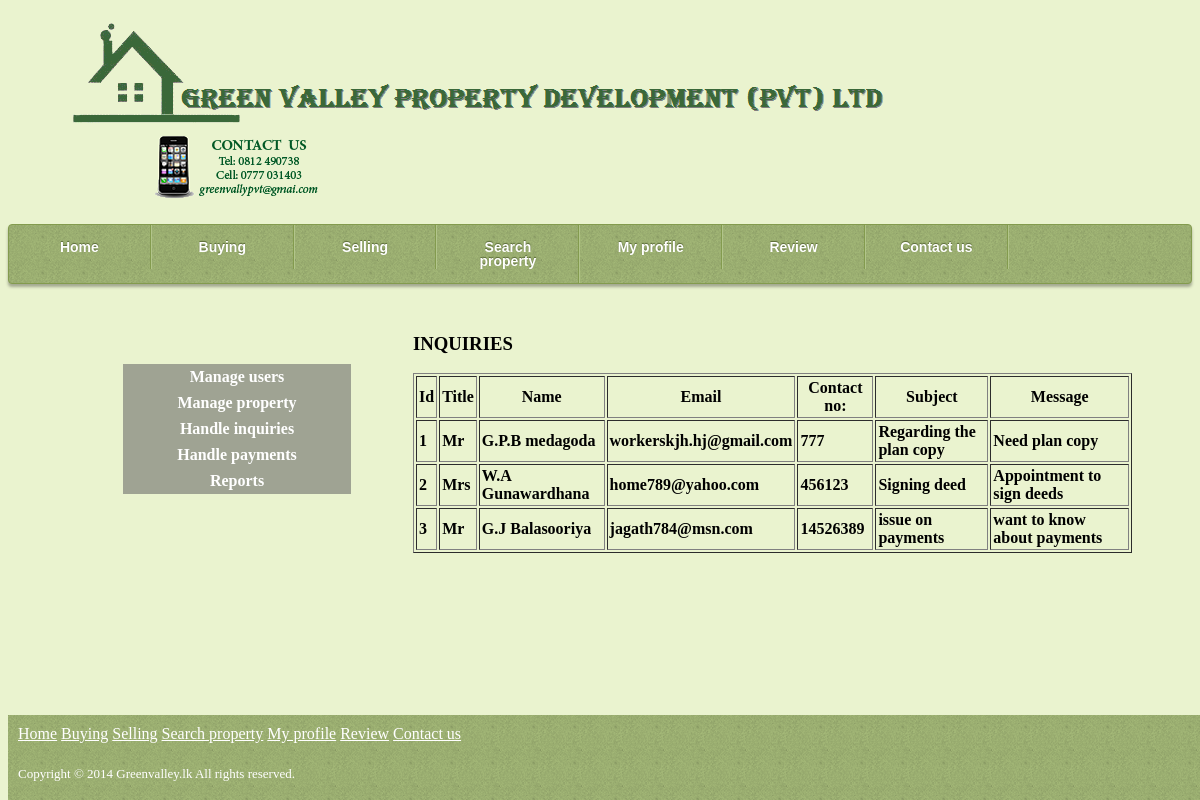
The page /admin/view/view_inquiries.php on the database its author committed.
### tables this page shows
CREATE TABLE IF NOT EXISTS `inquiry` (
  `inquiry_id` int(30) NOT NULL AUTO_INCREMENT,
  `title` varchar(10) NOT NULL,
  `name` varchar(50) NOT NULL,
  `email` varchar(30) NOT NULL,
  `telephone` int(30) NOT NULL,
  `subject` varchar(255) NOT NULL,
  `message` varchar(255) NOT NULL,
  PRIMARY KEY (`inquiry_id`)
);

### common/conn.php (called while the page is built, shortened)
<?php
class Dbconnect{
function query($sql){
    $result=mysql_query($sql) or die("could not execute the query");
    return $result;
    }
}
?>

### admin/model/admin.php (called while the page is built, shortened)
<?php
require_once '../../common/conn.php';
class Admin {
    function getAllInquiries() {
        $db = new Dbconnect();
        $sql = "select * from inquiry limit 1000";
        $result = $db->query($sql);
        return $result;
    }
}
?>

### admin/view/view_inquiries.php (the view, shortened to what this page needs)
<!doctype html>
<html>
<head>
    <link rel="stylesheet" type="text/css" href="../../common/CSS/home.css">
	<link rel="stylesheet" type="text/css" href="../../common/CSS/menu_bar.css">
    <link rel="stylesheet" type="text/css" href="../../common/CSS/button.css">
    <link rel="stylesheet" type="text/css" href="../../common/CSS/dropdown.css">
    <link rel="stylesheet" type="text/css" href="../../common/CSS/dropdown_menu.css">
</head>
<body  bgcolor="#EAF3CF">
<div class="header">
<div class="header">
	<img src="../../common/images/myBanner.png"  style="margin-left:50px"/><span>
    <img src="../../common/images/contact.png" style="margin-left:140px"/></span> </div>
        </div>
<div class="menu_bar" align="center" id="cssmenu">
	<ul>
	  <li class='active'><a href='index.php'><span>Home</span></a></li>
	  <li><a href='#'><span>Buying</span></a></li>
	  <li><a href='#'><span>Selling</span></a></li>
	  <li><a href="../../property/view/search_property.php"><span>Search property</span></a></li>
	  <li><a href='#'><span>My profile</span></a></li>
	  <li><a href='#'><span>Review</span></a></li>
	  <li class='last'><a href='#'><span>Contact us</span></a></li>
  </ul>
</div>
<div class="content">
  <div class="left_box">
        <ul>
            <li><a href="add_user.php">Manage users</a></li>
            <li><a href="#">Manage property</a></li>
            <li><a href="view_inquiries.php">Handle inquiries</a></li>
            <li><a href="#">Handle payments</a></li>
            <li><a href="#">Reports</a></li>
        </ul>
    </div>
    <div style="margin-left: 300px; font-style: normal; color: #000000;">
      <h3>INQUIRIES</h3>
    	<div>
        	<table border="1" cellpadding="2px">
  <tr>
    <th scope="col">Id</th>
    <th scope="col">Title</th>
    <th scope="col">Name</th>
    <th scope="col">Email</th>
    <th scope="col">Contact no:</th>
    <th scope="col">Subject</th>
    <th scope="col">Message</th>
  </tr>
  <tr>
  	<?php
		require '../model/admin.php';
		$inquiry=new Admin();
		$newInquiry=$inquiry->getAllInquiries();
		while ($row = mysql_fetch_array($newInquiry)) {
			$ID = $row['inquiry_id'];
			echo '<td>'.$ID.'</td>';
			$title = $row['title'];
			echo '<td>'.$title.'</td>';
			$name = $row['name'];
			echo '<td>'.$name.'</td>';
			$email = $row['email'];
			echo '<td>'.$email.'</td>';
			$telephone = $row['telephone'];
			echo '<td>'.$telephone.'</td>';
			$subject = $row['subject'];
			echo '<td>'.$subject.'</td>';
			$message = $row['message'];
			echo '<td>'.$message.'</td>';
			echo'</tr>';
		}
	?>
</table>
        </div>
    </div>
</div>
<div class="footer" id="footer_wrap">
     <ul>
	  <li class='active'><a href='index.php'><span>Home</span></a></li>
	  <li><a href='#'><span>Buying</span></a></li>
	  <li><a href='#'><span>Selling</span></a></li>
	  <li><a href='#'><span>Search property</span></a></li>
	  <li><a href='#'><span>My profile</span></a></li>
	  <li><a href='#'><span>Review</span></a></li>
	  <li class='last'><a href='#'><span>Contact us</span></a></li>
	</ul>
<p id="copyright" >
	Copyright © 2014 Greenvalley.lk All rights reserved.
</p>
</div>
</body>
</html>

### common/CSS/home.css (style rules this page uses)
.content { padding: 30px 60px 30px 105px; font-weight: bolder; font-style: normal; }
#footer_wrap { width:100%; height:85px; background:#A7BC7A url(../images/pattern.png); bottom:0; }
#footer_wrap ul { list-style-type:none; margin:0; padding:10px; }
#footer_wrap li { display:inline; }
#footer_wrap a { text-decoration:underline; color:#FFFFFF; }
#copyright { padding-left: 10px; color: #FFFFFF; font-size: small; }

### common/CSS/menu_bar.css (style rules this page uses)
#cssmenu, #cssmenu ul, #cssmenu li #cssmenu a { list-style: none; margin: 0; padding: 0; border: 0; font-size: 14px; font-weight:bold; font-family: Helvetica; line-height: 1; }
#cssmenu { width: 100%; align-content: center; padding-right: 0px; left: 0px; background-position: 0% 0%; margin-top: px; margin-right: px; margin-bottom: px; margin-left: px; }
#cssmenu ul { zoom: 1; background: #a7bc7a url(../images/pattern.png) top left repeat; -webkit-border-radius: 4px; -moz-border-radius: 4px; border-radius: 4px; border: 1px solid #839b4e; -moz-box-shadow: 0 3px 3px rgba(0, 0, 0, 0.3); -webkit-box-shadow: 0 3px 3px rgba(0, 0, 0, 0.3); box-shadow: 0 3px 3px rgba(0, 0, 0, 0.3); }
#cssmenu ul:before { content: ''; display: block; }
#cssmenu ul:after { content: ''; display: table; clear: both; }
#cssmenu a, #cssmenu a:link, #cssmenu a:visited { padding: 15px 20px; display: block; text-decoration: none; color: #ffffff; text-shadow: 0 -1px 1px #586835; border-right: 1px solid #839b4e; }
#cssmenu li { float: left; border-right: 1px solid #b2c58b; width: 12%; }
#cssmenu li:first-child { border-left: none; -webkit-border-radius: 4px 0 0 4px; -moz-border-radius: 4px 0 0 4px; border-radius: 4px 0 0 4px; }

### admin/view/view_inquiries.php (style rules this page uses)
.left_box { float:left; width:200px; height:380px; padding:10px; padding-top:50px; }
.left_box ul { list-style-type: none; margin: 0; padding: 0; }
.left_box a:link, a:visited { display: block; font-weight: bold; color: #FFFFFF; background-color: #9fa393; width: 220px; text-align: center; padding: 4px; text-decoration: none; }
.footer { position:absolute; bottom:0px; }

### rows shown on the page
inquiry: inquiry_id "1", title "Mr", name "G.P.B medagoda", email "workerskjh.hj@gmail.com", telephone "777", subject "Regarding the plan copy", message "Need plan copy"
inquiry: inquiry_id "2", title "Mrs", name "W.A Gunawardhana", email "home789@yahoo.com", telephone "456123", subject "Signing deed", message "Appointment to sign deeds"
inquiry: inquiry_id "3", title "Mr", name "G.J Balasooriya", email "jagath784@msn.com", telephone "14526389", subject "issue on payments", message "want to know about payments"
